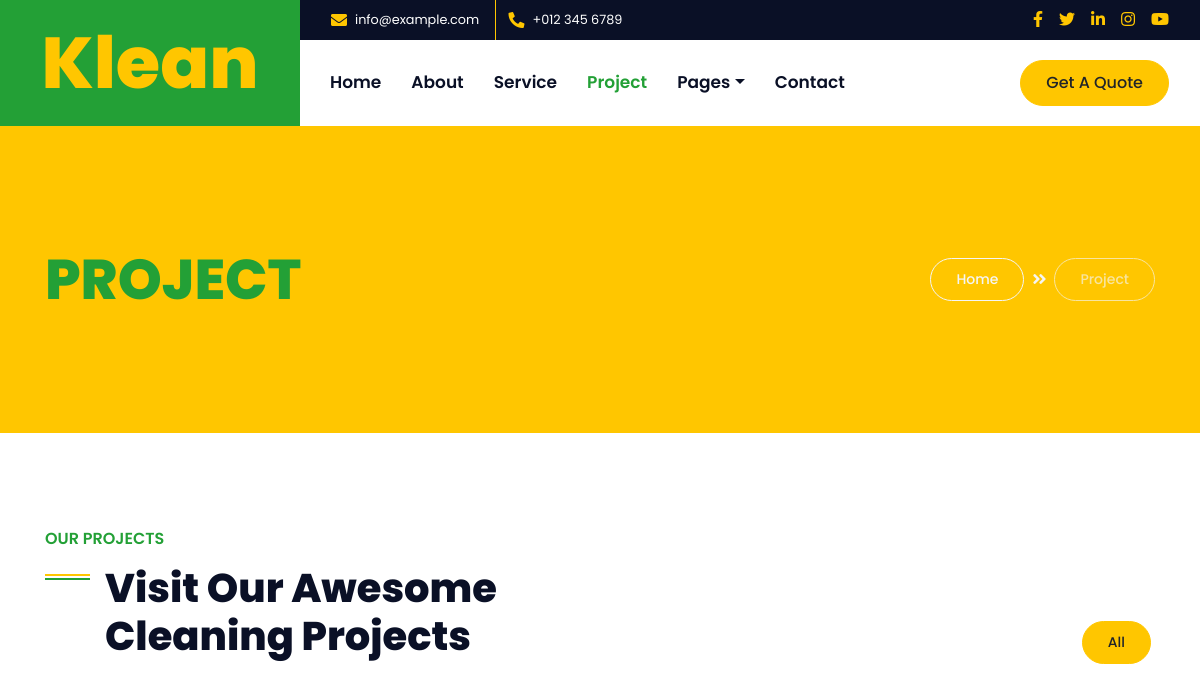
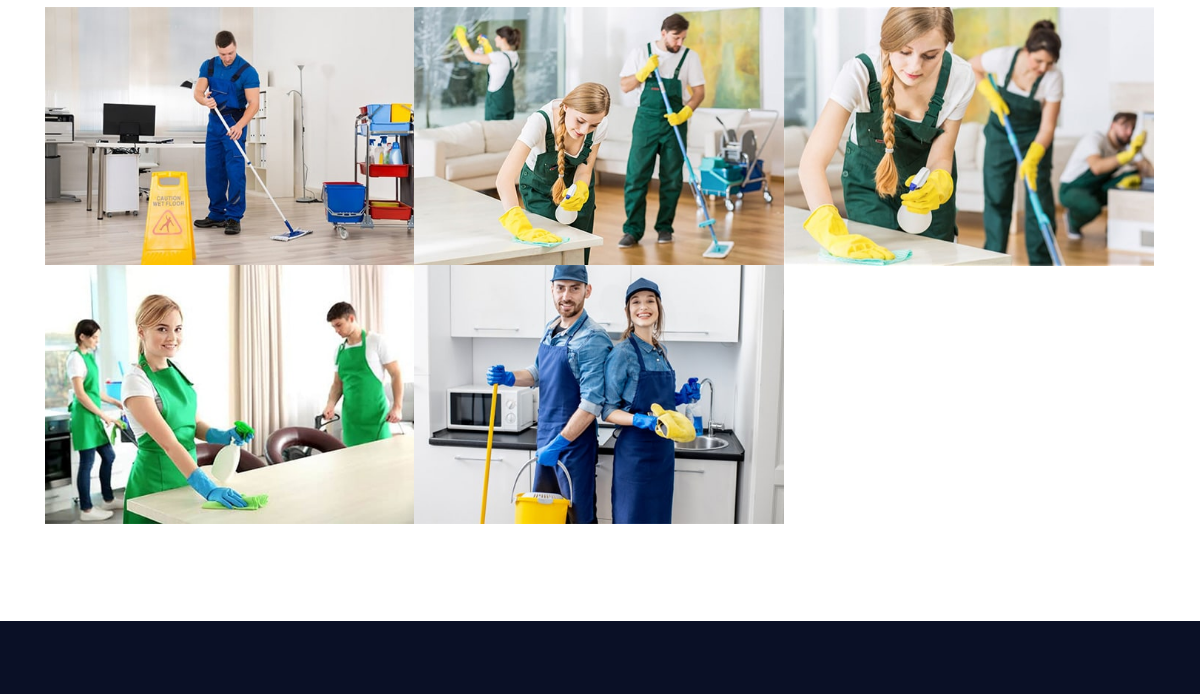
Page /project/ (upper part) on the earlier database version (2 pictures, top to bottom).
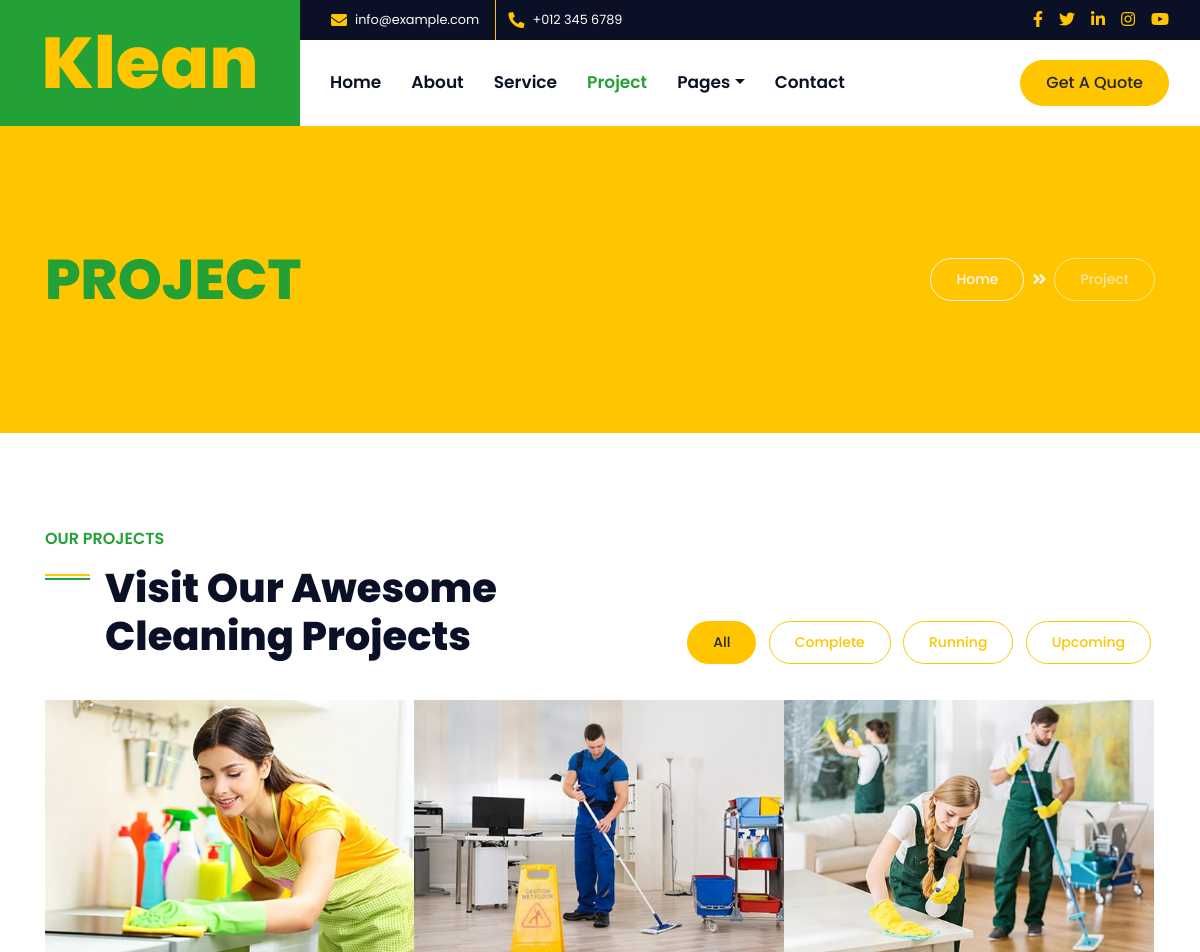
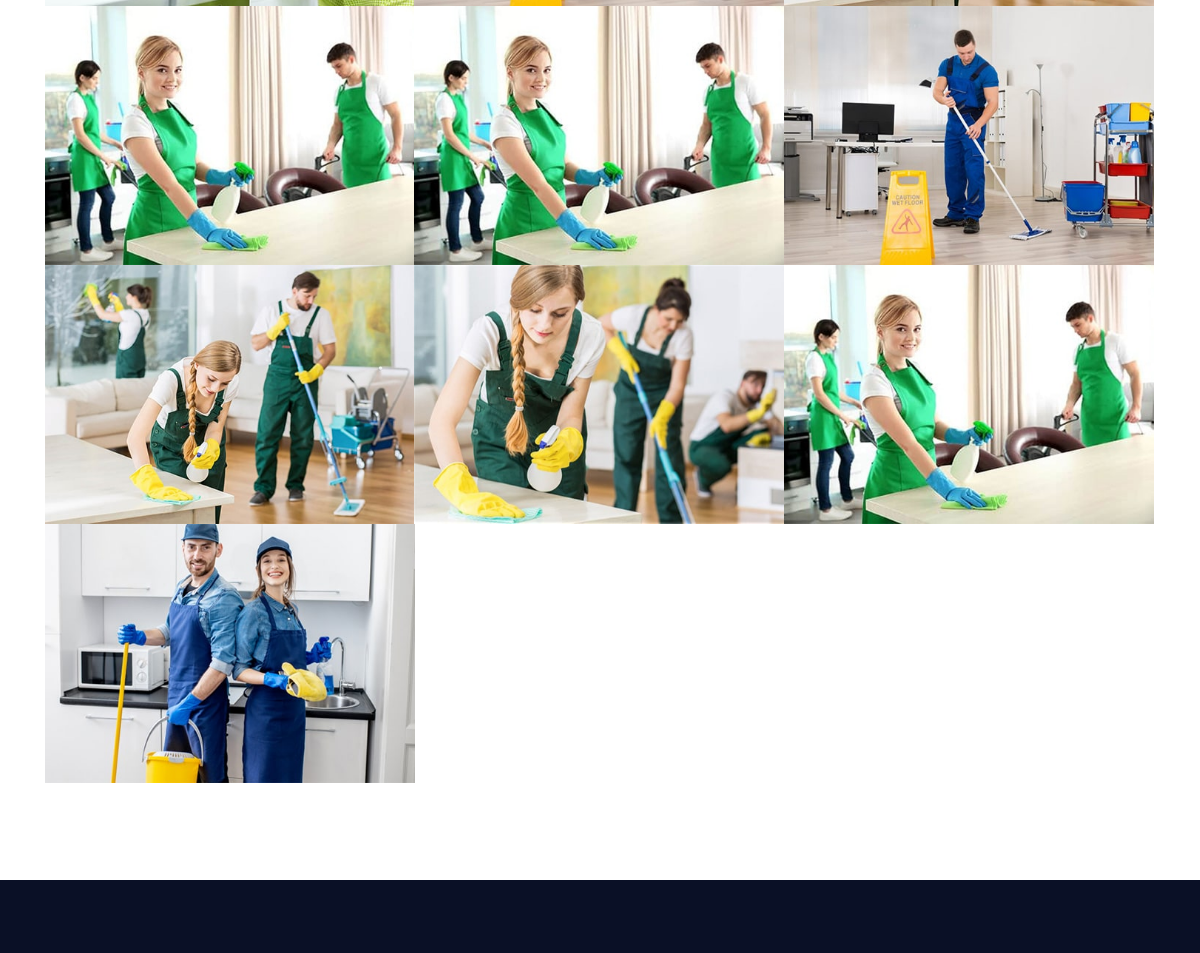
Same page on the later database version (2 pictures, top to bottom).
### postapp/models.py (models this page shows, shortened)
class Project(models.Model):
    name = models.CharField(max_length=255, null=True, blank=True)
    def __str__(self):
        return self.name

class ProjectImage(models.Model):
    pro_id = models.ForeignKey(Project, on_delete=models.SET_NULL, null=True)
    name = models.CharField(max_length=255, null=True, blank=True)
    image = models.ImageField(null=True)
    @property
    def get_image(self):
        try:
            return self.image.url
        except:
            return ''

### postapp/views.py (the view)
# urls.py: path('project/', project, name='project'),
def project(request):
    pro = Project.objects.all()
    proImg = ProjectImage.objects.all()
    return render(request, "project.html", context={
        'projects':pro,
        'projectImages': proImg
    })

### template/project.html (shortened to what the changed rows need)
{% extends 'base.html' %}
{% load static %}
{% block content %}
    <div class="container-fluid bg-primary py-5 mb-5">
        <div class="container py-5">
            <div class="row align-items-center py-4">
                <div class="col-md-6 text-center text-md-left">
                    <h1 class="display-4 mb-4 mb-md-0 text-secondary text-uppercase">Project</h1>
                </div>
            </div>
        </div>
    </div>
    <div class="container-fluid py-5">
        <div class="container">
            <div class="row align-items-end mb-4">
                <div class="col-lg-6">
                    <h1 class="section-title mb-3">Visit Our Awesome Cleaning Projects</h1>
                </div>
                <div class="col-lg-6 text-center text-lg-right">
                    <ul class="list-inline mb-2" id="portfolio-flters">
                        <li class="btn btn-sm btn-outline-primary m-1 active"  data-filter="*">All</li>
                        {% for pro in projects %}
                        <li class="btn btn-sm btn-outline-primary m-1" data-filter=".{{ pro.name }}">{{ pro.name }}</li>
                        {% endfor %}
                    </ul>
                </div>
            </div>
            <div class="row m-0 portfolio-container">
                {% for proImg in projectImages %}
                <div class="col-lg-4 col-md-6 col-sm-12 p-0 portfolio-item {{ proImg.pro_id }}">
                    <div class="position-relative overflow-hidden">
                        <div class="portfolio-img">
                            <img class="img-fluid w-100" src="{{ proImg.get_image }}" alt="">
                        </div>
                    </div>
                </div>
                {% endfor %}
            </div>
        </div>
        </div>
{% endblock content %}

Differences in the rows shown:
added Project: name "Complete"
added Project: name "Running"
added Project: name "Upcoming"
added ProjectImage: get_image (picture)
added ProjectImage: get_image (picture)
added ProjectImage: get_image (picture)
added ProjectImage: get_image (picture)
added ProjectImage: get_image (picture)
